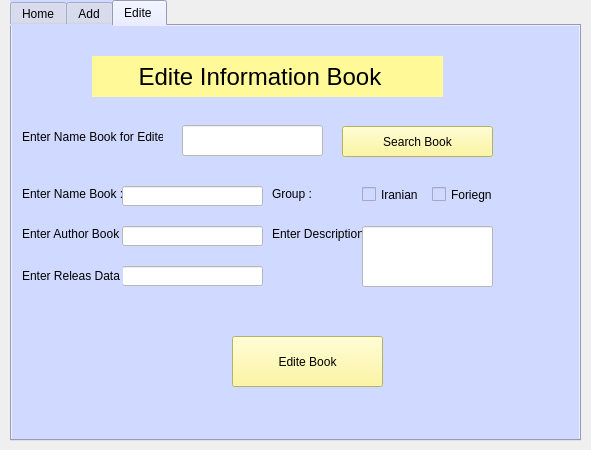
<?xml version="1.0" encoding="UTF-8"?>
<ui version="4.0">
 <class>Dialog</class>
 <widget class="QDialog" name="Dialog">
  <property name="geometry">
   <rect>
    <x>0</x>
    <y>0</y>
    <width>591</width>
    <height>450</height>
   </rect>
  </property>
  <property name="windowTitle">
   <string>Dialog</string>
  </property>
  <widget class="QTabWidget" name="myTab">
   <property name="geometry">
    <rect>
     <x>10</x>
     <y>0</y>
     <width>571</width>
     <height>441</height>
    </rect>
   </property>
   <property name="styleSheet">
    <string notr="true">background-color: rgb(208, 217, 255);</string>
   </property>
   <property name="currentIndex">
    <number>2</number>
   </property>
   <widget class="QWidget" name="tab_3">
    <attribute name="title">
     <string>Home</string>
    </attribute>
    <widget class="QGroupBox" name="Book_List">
     <property name="geometry">
      <rect>
       <x>10</x>
       <y>120</y>
       <width>541</width>
       <height>281</height>
      </rect>
     </property>
     <property name="styleSheet">
      <string notr="true">background-color: rgb(230, 255, 240);</string>
     </property>
     <property name="title">
      <string>Book</string>
     </property>
     <widget class="QTableWidget" name="myTable">
      <property name="geometry">
       <rect>
        <x>20</x>
        <y>30</y>
        <width>501</width>
        <height>191</height>
       </rect>
      </property>
      <property name="styleSheet">
       <string notr="true">background-color: rgb(255, 255, 255);</string>
      </property>
      <property name="selectionBehavior">
       <enum>QAbstractItemView::SelectRows</enum>
      </property>
      <column>
       <property name="text">
        <string>Name Book</string>
       </property>
      </column>
      <column>
       <property name="text">
        <string>Author Book</string>
       </property>
      </column>
      <column>
       <property name="text">
        <string>Releas Data</string>
       </property>
      </column>
      <column>
       <property name="text">
        <string>Description</string>
       </property>
      </column>
      <column>
       <property name="text">
        <string>Group</string>
       </property>
      </column>
     </widget>
     <widget class="QPushButton" name="btn_show_data">
      <property name="geometry">
       <rect>
        <x>220</x>
        <y>230</y>
        <width>131</width>
        <height>41</height>
       </rect>
      </property>
      <property name="styleSheet">
       <string notr="true">background-color: rgb(255, 247, 134);
color: rgb(0, 0, 0);</string>
      </property>
      <property name="text">
       <string>show Data</string>
      </property>
     </widget>
    </widget>
    <widget class="QGroupBox" name="groupBox_2">
     <property name="geometry">
      <rect>
       <x>60</x>
       <y>10</y>
       <width>441</width>
       <height>101</height>
      </rect>
     </property>
     <property name="styleSheet">
      <string notr="true">background-color: rgb(230, 255, 240);</string>
     </property>
     <property name="title">
      <string>Delete</string>
     </property>
     <widget class="QLabel" name="label_2">
      <property name="geometry">
       <rect>
        <x>80</x>
        <y>30</y>
        <width>47</width>
        <height>13</height>
       </rect>
      </property>
      <property name="text">
       <string>Name :</string>
      </property>
     </widget>
     <widget class="QLineEdit" name="enetr_Delete">
      <property name="geometry">
       <rect>
        <x>160</x>
        <y>30</y>
        <width>171</width>
        <height>20</height>
       </rect>
      </property>
      <property name="styleSheet">
       <string notr="true">background-color: rgb(255, 255, 255);</string>
      </property>
     </widget>
     <widget class="QPushButton" name="btn_Delete">
      <property name="geometry">
       <rect>
        <x>190</x>
        <y>60</y>
        <width>111</width>
        <height>31</height>
       </rect>
      </property>
      <property name="styleSheet">
       <string notr="true">background-color: rgb(255, 247, 134);
color: rgb(0, 0, 0);</string>
      </property>
      <property name="text">
       <string>Delete</string>
      </property>
     </widget>
    </widget>
   </widget>
   <widget class="QWidget" name="tab">
    <attribute name="title">
     <string>Add</string>
    </attribute>
    <widget class="QLabel" name="lb_Add_Name">
     <property name="geometry">
      <rect>
       <x>10</x>
       <y>120</y>
       <width>111</width>
       <height>16</height>
      </rect>
     </property>
     <property name="text">
      <string>Enter Name Book : </string>
     </property>
    </widget>
    <widget class="QLabel" name="lbl_Add_Author">
     <property name="geometry">
      <rect>
       <x>10</x>
       <y>160</y>
       <width>101</width>
       <height>16</height>
      </rect>
     </property>
     <property name="text">
      <string>Enter Author Book : </string>
     </property>
    </widget>
    <widget class="QLabel" name="lbl_Add_Releas_Data">
     <property name="geometry">
      <rect>
       <x>10</x>
       <y>200</y>
       <width>101</width>
       <height>20</height>
      </rect>
     </property>
     <property name="text">
      <string>Enter Releas Data : </string>
     </property>
    </widget>
    <widget class="QLabel" name="lbl_group">
     <property name="geometry">
      <rect>
       <x>260</x>
       <y>120</y>
       <width>81</width>
       <height>16</height>
      </rect>
     </property>
     <property name="text">
      <string>Group : </string>
     </property>
    </widget>
    <widget class="QLabel" name="lbl_Description">
     <property name="geometry">
      <rect>
       <x>260</x>
       <y>160</y>
       <width>101</width>
       <height>16</height>
      </rect>
     </property>
     <property name="text">
      <string>Enter Description : </string>
     </property>
    </widget>
    <widget class="QLineEdit" name="enter_Add_Name">
     <property name="geometry">
      <rect>
       <x>110</x>
       <y>120</y>
       <width>141</width>
       <height>20</height>
      </rect>
     </property>
     <property name="styleSheet">
      <string notr="true">background-color: rgb(255, 255, 255);</string>
     </property>
    </widget>
    <widget class="QLineEdit" name="enter_Add_Author">
     <property name="geometry">
      <rect>
       <x>110</x>
       <y>160</y>
       <width>141</width>
       <height>20</height>
      </rect>
     </property>
     <property name="styleSheet">
      <string notr="true">background-color: rgb(255, 255, 255);</string>
     </property>
    </widget>
    <widget class="QLineEdit" name="enter_Releas_Data">
     <property name="geometry">
      <rect>
       <x>110</x>
       <y>200</y>
       <width>141</width>
       <height>20</height>
      </rect>
     </property>
     <property name="styleSheet">
      <string notr="true">background-color: rgb(255, 255, 255);</string>
     </property>
    </widget>
    <widget class="QLineEdit" name="enter_Add_Description">
     <property name="geometry">
      <rect>
       <x>350</x>
       <y>160</y>
       <width>131</width>
       <height>61</height>
      </rect>
     </property>
     <property name="styleSheet">
      <string notr="true">background-color: rgb(255, 255, 255);</string>
     </property>
    </widget>
    <widget class="QCheckBox" name="check_Iranian">
     <property name="geometry">
      <rect>
       <x>350</x>
       <y>120</y>
       <width>70</width>
       <height>17</height>
      </rect>
     </property>
     <property name="text">
      <string>Iranian</string>
     </property>
    </widget>
    <widget class="QCheckBox" name="check_Foriegn">
     <property name="geometry">
      <rect>
       <x>420</x>
       <y>120</y>
       <width>70</width>
       <height>17</height>
      </rect>
     </property>
     <property name="text">
      <string>Foriegn</string>
     </property>
    </widget>
    <widget class="QLabel" name="label_7">
     <property name="geometry">
      <rect>
       <x>80</x>
       <y>30</y>
       <width>351</width>
       <height>41</height>
      </rect>
     </property>
     <property name="font">
      <font>
       <pointsize>18</pointsize>
      </font>
     </property>
     <property name="styleSheet">
      <string notr="true">background-color: rgb(255, 249, 151);</string>
     </property>
     <property name="text">
      <string>    Add you'r Information Book</string>
     </property>
    </widget>
    <widget class="QPushButton" name="btn_Add_Book">
     <property name="geometry">
      <rect>
       <x>220</x>
       <y>280</y>
       <width>151</width>
       <height>51</height>
      </rect>
     </property>
     <property name="styleSheet">
      <string notr="true">background-color: rgb(255, 247, 134);</string>
     </property>
     <property name="text">
      <string>Add Book</string>
     </property>
    </widget>
   </widget>
   <widget class="QWidget" name="tab_2">
    <attribute name="title">
     <string>Edite </string>
    </attribute>
    <widget class="QLabel" name="label_8">
     <property name="geometry">
      <rect>
       <x>80</x>
       <y>30</y>
       <width>351</width>
       <height>41</height>
      </rect>
     </property>
     <property name="font">
      <font>
       <pointsize>18</pointsize>
      </font>
     </property>
     <property name="styleSheet">
      <string notr="true">background-color: rgb(255, 249, 151);</string>
     </property>
     <property name="text">
      <string>       Edite Information Book</string>
     </property>
    </widget>
    <widget class="QLabel" name="lbl_Add_Author_2">
     <property name="geometry">
      <rect>
       <x>10</x>
       <y>200</y>
       <width>101</width>
       <height>16</height>
      </rect>
     </property>
     <property name="text">
      <string>Enter Author Book : </string>
     </property>
    </widget>
    <widget class="QLabel" name="lbl_Description_2">
     <property name="geometry">
      <rect>
       <x>260</x>
       <y>200</y>
       <width>101</width>
       <height>16</height>
      </rect>
     </property>
     <property name="text">
      <string>Enter Description : </string>
     </property>
    </widget>
    <widget class="QLineEdit" name="enter_Edite_Description">
     <property name="geometry">
      <rect>
       <x>350</x>
       <y>200</y>
       <width>131</width>
       <height>61</height>
      </rect>
     </property>
     <property name="styleSheet">
      <string notr="true">background-color: rgb(255, 255, 255);</string>
     </property>
    </widget>
    <widget class="QLineEdit" name="enter_Edite_Releas_Data">
     <property name="geometry">
      <rect>
       <x>110</x>
       <y>240</y>
       <width>141</width>
       <height>20</height>
      </rect>
     </property>
     <property name="styleSheet">
      <string notr="true">background-color: rgb(255, 255, 255);</string>
     </property>
    </widget>
    <widget class="QCheckBox" name="check_Edite_Foriegn">
     <property name="geometry">
      <rect>
       <x>420</x>
       <y>160</y>
       <width>70</width>
       <height>17</height>
      </rect>
     </property>
     <property name="text">
      <string>Foriegn</string>
     </property>
    </widget>
    <widget class="QLabel" name="lb_Add_Name_2">
     <property name="geometry">
      <rect>
       <x>10</x>
       <y>160</y>
       <width>111</width>
       <height>16</height>
      </rect>
     </property>
     <property name="text">
      <string>Enter Name Book : </string>
     </property>
    </widget>
    <widget class="QLineEdit" name="enter_Edite_Author">
     <property name="geometry">
      <rect>
       <x>110</x>
       <y>200</y>
       <width>141</width>
       <height>20</height>
      </rect>
     </property>
     <property name="styleSheet">
      <string notr="true">background-color: rgb(255, 255, 255);</string>
     </property>
    </widget>
    <widget class="QCheckBox" name="check_Edite_Iranian">
     <property name="geometry">
      <rect>
       <x>350</x>
       <y>160</y>
       <width>70</width>
       <height>17</height>
      </rect>
     </property>
     <property name="text">
      <string>Iranian</string>
     </property>
    </widget>
    <widget class="QLineEdit" name="enter_Edite_Name">
     <property name="geometry">
      <rect>
       <x>110</x>
       <y>160</y>
       <width>141</width>
       <height>20</height>
      </rect>
     </property>
     <property name="styleSheet">
      <string notr="true">background-color: rgb(255, 255, 255);</string>
     </property>
    </widget>
    <widget class="QLabel" name="lbl_Add_Releas_Data_2">
     <property name="geometry">
      <rect>
       <x>10</x>
       <y>240</y>
       <width>101</width>
       <height>20</height>
      </rect>
     </property>
     <property name="text">
      <string>Enter Releas Data : </string>
     </property>
    </widget>
    <widget class="QLabel" name="lbl_group_2">
     <property name="geometry">
      <rect>
       <x>260</x>
       <y>160</y>
       <width>81</width>
       <height>16</height>
      </rect>
     </property>
     <property name="text">
      <string>Group : </string>
     </property>
    </widget>
    <widget class="QPushButton" name="btn_Edite_Book">
     <property name="geometry">
      <rect>
       <x>220</x>
       <y>310</y>
       <width>151</width>
       <height>51</height>
      </rect>
     </property>
     <property name="styleSheet">
      <string notr="true">background-color: rgb(255, 247, 134);</string>
     </property>
     <property name="text">
      <string>Edite Book</string>
     </property>
    </widget>
    <widget class="QLabel" name="lbl_Name_for_Edite">
     <property name="geometry">
      <rect>
       <x>10</x>
       <y>95</y>
       <width>141</width>
       <height>31</height>
      </rect>
     </property>
     <property name="text">
      <string>Enter Name Book for Edite : </string>
     </property>
    </widget>
    <widget class="QLineEdit" name="enter_Name_for_search">
     <property name="geometry">
      <rect>
       <x>170</x>
       <y>99</y>
       <width>141</width>
       <height>31</height>
      </rect>
     </property>
     <property name="styleSheet">
      <string notr="true">background-color: rgb(255, 255, 255);</string>
     </property>
    </widget>
    <widget class="QPushButton" name="btn_Edite_Search">
     <property name="geometry">
      <rect>
       <x>330</x>
       <y>100</y>
       <width>151</width>
       <height>31</height>
      </rect>
     </property>
     <property name="styleSheet">
      <string notr="true">background-color: rgb(255, 247, 134);</string>
     </property>
     <property name="text">
      <string>Search Book</string>
     </property>
    </widget>
   </widget>
  </widget>
 </widget>
 <resources/>
 <connections/>
</ui>
